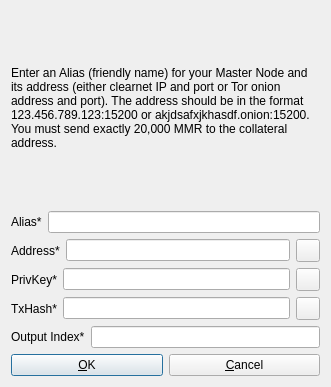
<?xml version="1.0" encoding="UTF-8"?>
<ui version="4.0">
 <class>AddEditAtomNode</class>
 <widget class="QDialog" name="AddEditAtomNode">
  <property name="geometry">
   <rect>
    <x>0</x>
    <y>0</y>
    <width>331</width>
    <height>387</height>
   </rect>
  </property>
  <property name="windowTitle">
   <string>Add/Edit MMR Node</string>
  </property>
  <property name="modal">
   <bool>true</bool>
  </property>
  <layout class="QVBoxLayout" name="verticalLayout">
   <item>
    <widget class="QLabel" name="label_9">
     <property name="sizePolicy">
      <sizepolicy hsizetype="Preferred" vsizetype="Expanding">
       <horstretch>0</horstretch>
       <verstretch>0</verstretch>
      </sizepolicy>
     </property>
     <property name="text">
      <string>&lt;html&gt;&lt;head/&gt;&lt;body&gt;&lt;p&gt;Enter an Alias (friendly name) for your Master Node and its address (either clearnet IP and port or Tor onion address and port). The address should be in the format 123.456.789.123:15200 or akjdsafxjkhasdf.onion:15200. You must send exactly 20,000 MMR to the collateral address.&lt;/p&gt;&lt;/body&gt;&lt;/html&gt;</string>
     </property>
     <property name="wordWrap">
      <bool>true</bool>
     </property>
    </widget>
   </item>
   <item>
    <layout class="QHBoxLayout" name="horizontalLayout_4">
     <property name="bottomMargin">
      <number>0</number>
     </property>
     <item>
      <widget class="QLabel" name="label_4">
       <property name="text">
        <string>Alias*</string>
       </property>
      </widget>
     </item>
     <item>
      <widget class="QLineEdit" name="aliasLineEdit"/>
     </item>
    </layout>
   </item>
   <item>
    <layout class="QHBoxLayout" name="horizontalLayout_5">
     <property name="bottomMargin">
      <number>0</number>
     </property>
     <item>
      <widget class="QLabel" name="label_6">
       <property name="text">
        <string>Address*</string>
       </property>
      </widget>
     </item>
     <item>
      <widget class="QLineEdit" name="addressLineEdit"/>
     </item>
     <item>
      <widget class="QToolButton" name="AddEditAddressPasteButton">
       <property name="toolTip">
        <string>Paste address from clipboard</string>
       </property>
       <property name="text">
        <string/>
       </property>
       <property name="icon">
        <iconset resource="../bitcoin.qrc">
         <normaloff>:/icons/editpaste</normaloff>:/icons/editpaste</iconset>
       </property>
       <property name="shortcut">
        <string>Alt+P</string>
       </property>
      </widget>
     </item>
    </layout>
   </item>
   <item>
    <layout class="QHBoxLayout" name="horizontalLayout_3">
     <property name="bottomMargin">
      <number>0</number>
     </property>
     <item>
      <widget class="QLabel" name="label_5">
       <property name="text">
        <string>PrivKey*</string>
       </property>
      </widget>
     </item>
     <item>
      <widget class="QLineEdit" name="privkeyLineEdit"/>
     </item>
     <item>
      <widget class="QToolButton" name="AddEditPrivkeyPasteButton">
       <property name="toolTip">
        <string>Paste address from clipboard</string>
       </property>
       <property name="text">
        <string/>
       </property>
       <property name="icon">
        <iconset resource="../bitcoin.qrc">
         <normaloff>:/icons/editpaste</normaloff>:/icons/editpaste</iconset>
       </property>
       <property name="shortcut">
        <string>Alt+P</string>
       </property>
      </widget>
     </item>
    </layout>
   </item>
   <item>
    <layout class="QHBoxLayout" name="horizontalLayout_2">
     <property name="bottomMargin">
      <number>0</number>
     </property>
     <item>
      <widget class="QLabel" name="label_2">
       <property name="text">
        <string>TxHash*</string>
       </property>
      </widget>
     </item>
     <item>
      <widget class="QLineEdit" name="txhashLineEdit"/>
     </item>
     <item>
      <widget class="QToolButton" name="AddEditTxhashPasteButton">
       <property name="toolTip">
        <string>Paste address from clipboard</string>
       </property>
       <property name="text">
        <string/>
       </property>
       <property name="icon">
        <iconset resource="../bitcoin.qrc">
         <normaloff>:/icons/editpaste</normaloff>:/icons/editpaste</iconset>
       </property>
       <property name="shortcut">
        <string>Alt+P</string>
       </property>
      </widget>
     </item>
    </layout>
   </item>
   <item>
    <layout class="QHBoxLayout" name="horizontalLayout_8">
     <property name="bottomMargin">
      <number>0</number>
     </property>
     <item>
      <widget class="QLabel" name="label_8">
       <property name="text">
        <string>Output Index*</string>
       </property>
      </widget>
     </item>
     <item>
      <widget class="QLineEdit" name="outputindexLineEdit"/>
     </item>
    </layout>
   </item>
   <item>
    <layout class="QHBoxLayout" name="horizontalLayout_Buttons">
     <item>
      <widget class="QPushButton" name="okButton">
       <property name="text">
        <string>&amp;OK</string>
       </property>
      </widget>
     </item>
     <item>
      <widget class="QPushButton" name="cancelButton">
       <property name="text">
        <string>&amp;Cancel</string>
       </property>
       <property name="autoDefault">
        <bool>false</bool>
       </property>
      </widget>
     </item>
    </layout>
   </item>
  </layout>
 </widget>
 <resources>
  <include location="../bitcoin.qrc"/>
 </resources>
 <connections/>
</ui>
